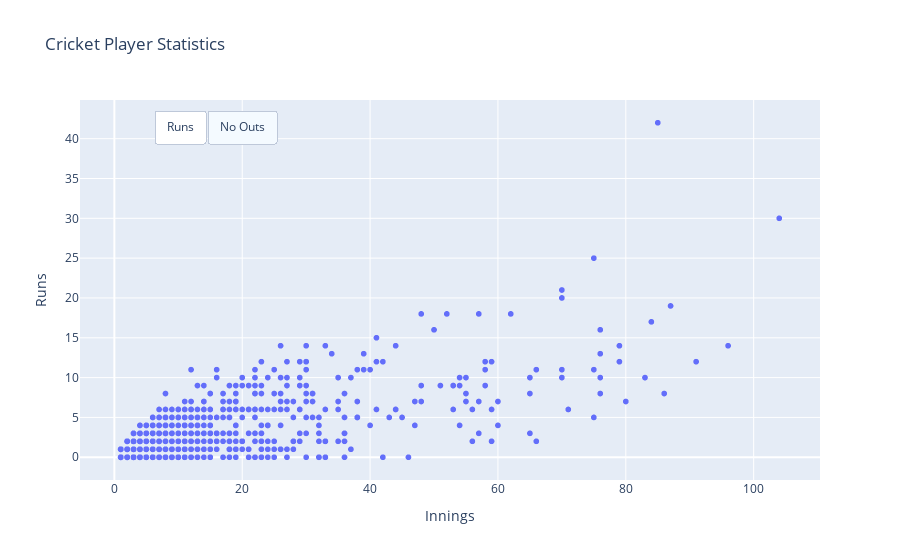

This figure's notebook cell:
### Code cell
# Button changes y-axis from "Runs" to "No Outs"
# But the y-axis label doesn't change :(

fig = px.scatter(cricket,\
                 x = "Innings",\
                 y = "Runs",\
                 hover_name = "Player",\
                 hover_data = ["Average", "Country"],\
                 height = 500,\
                 title = "Cricket Player Statistics")

fig.update_layout(
    updatemenus=[
        dict(
            type = "buttons",
            buttons = list([
                dict(
                    args = [{'x': [cricket['Innings']], 
                             'y': [cricket['Runs']],
                             'yaxis_title': 'Runs'
                            }],
                    label = "Runs",
                    method = "update"
                ),
                dict(
                    args = [{'x': [cricket['Innings']], 
                             'y': [cricket['No Outs']],
                             'yaxis_title': 'No Outs'
                            }],
                    label = "No Outs",
                    method = "update"
                )
            ]),
            direction = "left",
            pad={"r": 10, "t": 10},
            showactive=True,
            x=0.1,
            xanchor="left",
            y=1,
            yanchor="top"
        ),
    ]
)


fig.show()

### Figure 1 — Plotly figure (JSON) as saved in the notebook; plotly's stock layout.template omitted (floating-point values rounded to 4 significant figures; data arrays with more than 128 entries replaced by an {"elided": "..."} marker saying what was removed)
{"data": [{"customdata": {"elided": "1110x2 mixed values"}, "hovertemplate": "<b>%{hovertext}</b><br><br>Innings=%{x}<br>Runs=%{y}<br>Average=%{customdata[0]}<br>Country=%{customdata[1]}<extra></extra>", "hovertext": {"elided": "1110 str values"}, "legendgroup": "", "marker": {"color": "#636efa", "symbol": "circle"}, "mode": "markers", "name": "", "showlegend": false, "type": "scattergl", "x": {"elided": "1110 int values"}, "xaxis": "x", "y": {"elided": "1110 int values"}, "yaxis": "y", "yaxis_title": {"text": "No Outs"}}], "layout": {"autosize": true, "legend": {"tracegroupgap": 0}, "title": {"text": "Cricket Player Statistics"}, "updatemenus": [{"active": 1, "buttons": [{"args": [{"x": {"elided": "1x1110 int values"}, "y": {"elided": "1x1110 int values"}, "yaxis_title": "Runs"}], "label": "Runs", "method": "update"}, {"args": [{"x": {"elided": "1x1110 int values"}, "y": {"elided": "1x1110 int values"}, "yaxis_title": "No Outs"}], "label": "No Outs", "method": "update"}], "direction": "left", "pad": {"r": 10, "t": 10}, "showactive": true, "type": "buttons", "x": 0.1, "xanchor": "left", "y": 1, "yanchor": "top"}], "xaxis": {"anchor": "y", "autorange": true, "domain": [0, 1], "range": [-5.224, 110.2], "title": {"text": "Innings"}, "type": "linear"}, "yaxis": {"anchor": "x", "autorange": true, "domain": [0, 1], "range": [-2.957, 44.96], "title": {"text": "Runs"}, "type": "linear"}}}
